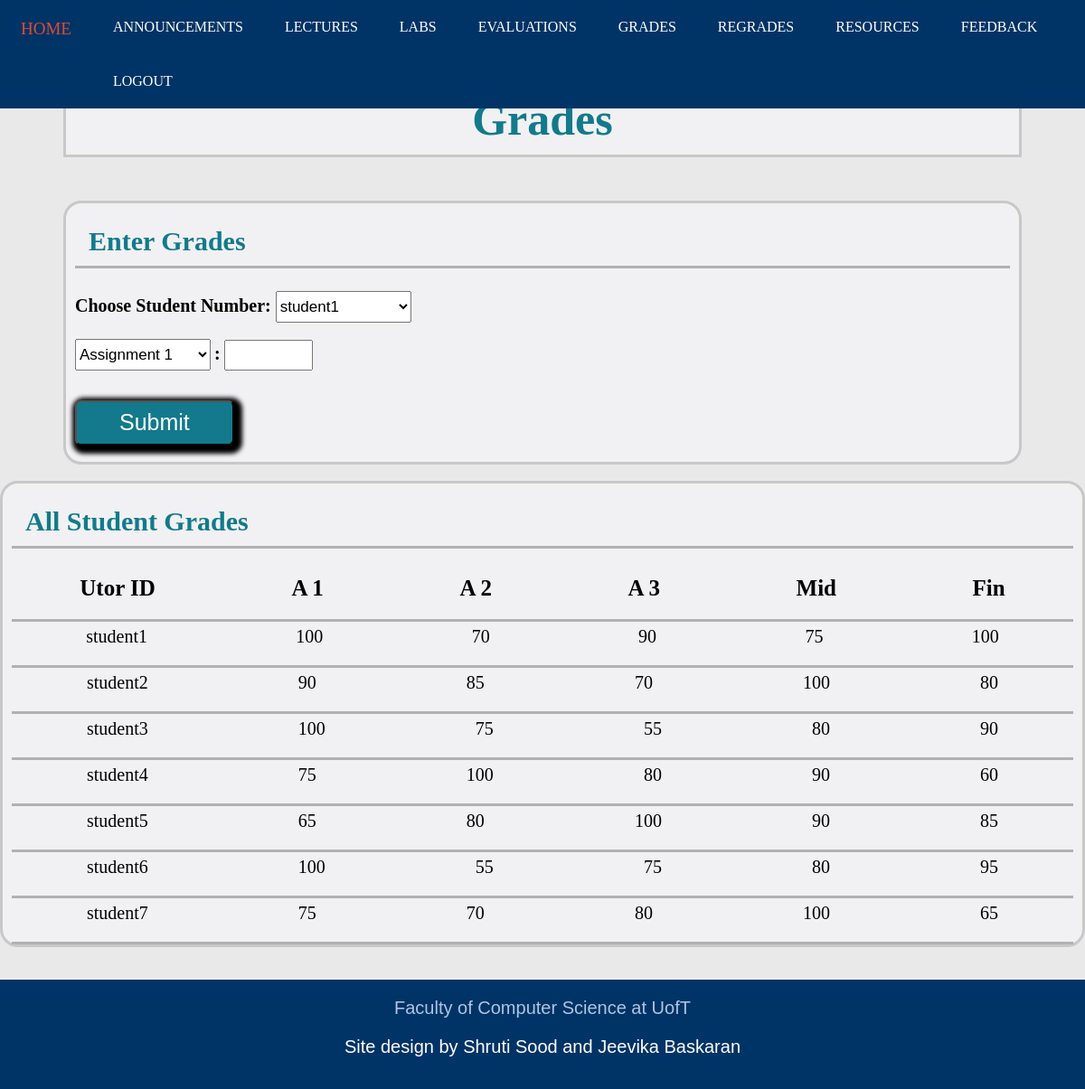
The app's page /grades_i.html (signed in), older data.
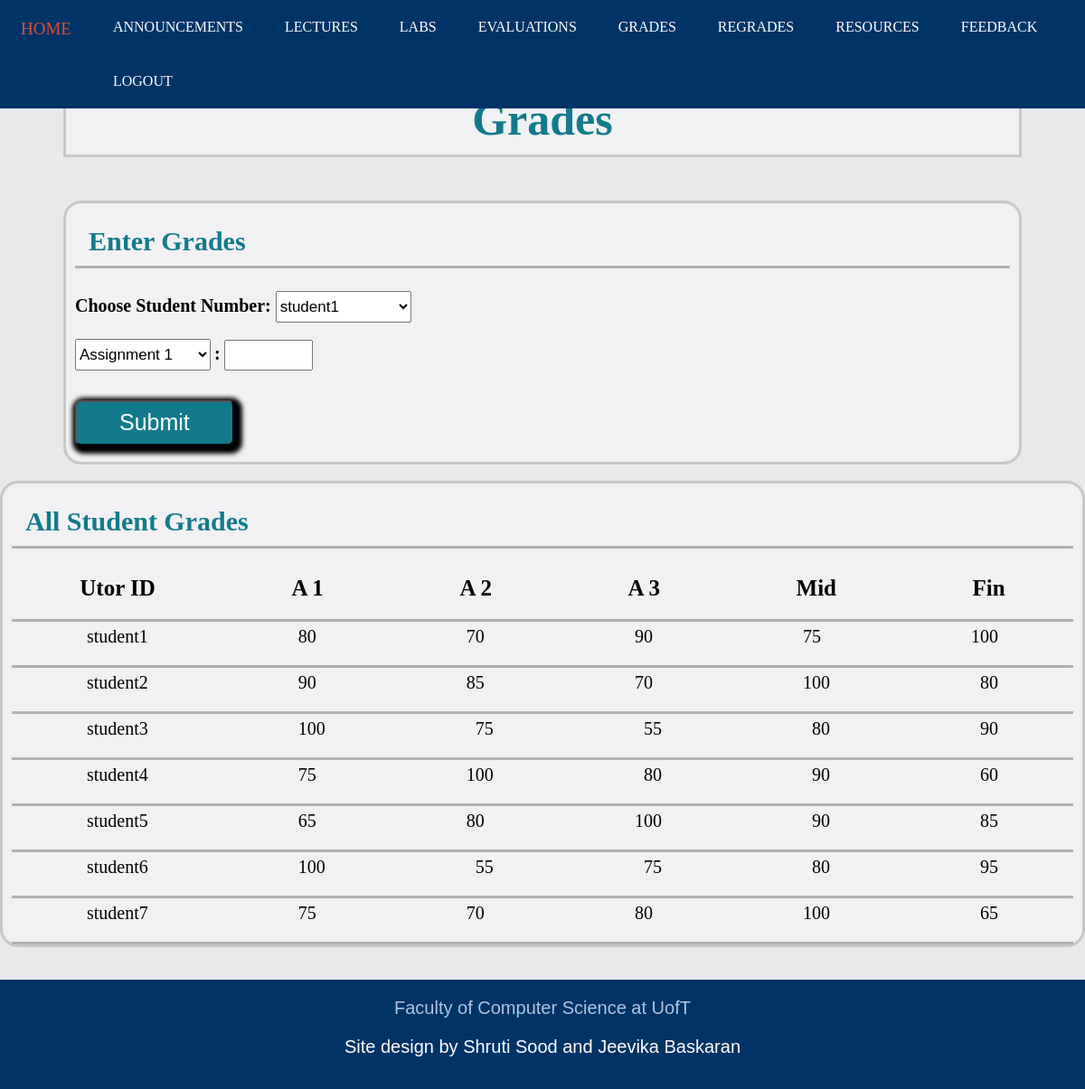
The same page, newer data.
### tables this page shows
CREATE TABLE "Grades" (
	"UtorID"	TEXT,
	"A1"	INTEGER,
	"A2"	INTEGER,
	"A3"	INTEGER,
	"Midterm"	INTEGER,
	"Final"	INTEGER,
	PRIMARY KEY("UtorID")
);

### app.py (the view)
@app.route('/grades_i.html')
def grades_i():
    if session.get('current_login') == None:
        return render_template('login.html')
    else:
        if session.get('user_type') == 'instructor':
            sql = """ SELECT UtorID FROM accounts WHERE type = 'student' """
            students = db.engine.execute(text(sql))
            sql = """ SELECT * FROM Grades """
            class1 = db.engine.execute(text(sql))
            return render_template('/grades_i.html', class1 = class1, students = students)
        else:
            return render_template('login.html')

### templates/grades_i.html (shortened to what this page needs)
<!DOCTYPE html>
<html>
<head>
	<link rel="stylesheet" type="text/css" href="static/StyleSheets/gradei.css">
	<link rel="stylesheet" type="text/css" href="static/StyleSheets/headerfooter.css">
</head>
<body>
	<div class = "navbar">
		<a href="index_i.html">HOME</a>
		<a href="announcements_i.html">ANNOUNCEMENTS</a>
		<a href="lectures_i.html">LECTURES</a>
		<a href="labs_i.html">LABS</a>
		<a href="evaluations_i.html">EVALUATIONS</a>
		<a href="grades_i.html">GRADES</a>
		<a href="regrades_i.html">REGRADES</a>
		<a href="resources_i.html">RESOURCES</a>
		<a href="feedback_i.html">FEEDBACK</a>
		<a href="logout">LOGOUT</a>
	</div>
	<div class = "title">
		<section class="title_sec">
			<h1>Grades</h1>
		</section>
	</div>
	<br>
	<div class = "entermark">
		<section class="enter_mark">
			<h1> Enter Grades </h1>
			<div class = "formsection">
				<form action = "EnterGrades" method="POST" onsubmit = "return grades_val1()">
					<label for = "StudentNumber"><strong>Choose Student Number: </strong></label>
					<select id = "stds" name = "stds" class = "assgn">
			            {% for student in students%}
			            	<option value = "{{ student['UtorID'] }}">{{ student['UtorID'] }}</option>
			            {% endfor %}
			        </select>
					<br> </br>
					<select id = "assgn" name = "assgn" class = "assgn">
			            <option value = "A1">Assignment 1</option>
			        </select>
			        <label><strong>:</strong></label>
					<input class = "assgn1" type = "number" id="grade" name = "grade" min = "0" max = "100" required>
					<br> </br>
					<input type = "submit" value = "Submit" class="Submit">
				</form>
			</div>
			<br>
		</section>
	</div>
	<br>
	<div class = "allmark">
		<section class="all_mark">
			<h1> All Student Grades </h1>
			<div class = "Heading">
				<h2 class = "item1">Utor ID</h2>
				<h2 class = "item2">A 1</h2>
				<h2 class = "item3">A 2</h2>
				<h2 class = "item4">A 3</h2>
				<h2 class = "item5">Mid</h2>
				<h2 class = "item6">Fin</h2>
			</div>
			{% for student in class1 : %}
			<div class = "stdgrades">
				<p class = "item1">{{ student['UtorID'] }}</p>
				<p class = "item2">{{ student['A1'] }}</p>
				<p class = "item3">{{ student['A2'] }}</p>
				<p class = "item4">{{ student['A3'] }}</p>
				<p class = "item5">{{ student['Midterm'] }}</p>
				<p class = "item6">{{ student['Final'] }}</p>
			</div>
			{% endfor %}
		</section>
	</div>
	<br><br>
	<div class = "footer">
		<a href="https://web.cs.toronto.edu/" target="_blank">Faculty of Computer Science at UofT</a>
		<p>Site design by Shruti Sood and Jeevika Baskaran</p>
	</div>
</body>
</html>

### static/StyleSheets/gradei.css (style rules this page uses)
.title { margin-top: 90px; background-color: #F1F1F3; margin-left: 70px; margin-right: 70px; }
.title_sec { padding-left: 10px; padding-right: 10px; border: solid; border-color: #C8C8C8; display: block; }
.title_sec h1 { color: #127a8c; font-size: 50px; text-align: center; margin:10px; }
.entermark { margin-top: 30px; margin-left: 70px; margin-right: 70px; }
.assgn1 { height : 28px; width : 90px; font-size: 17px; }
.enter_mark { padding-left: 10px; padding-right: 10px; border: solid; border-color: #C8C8C8; display: block; border-radius: 20px; background-color: #F1F1F3; }
.all_mark { padding-left: 10px; padding-right: 10px; border: solid; border-color: #C8C8C8; display: block; border-radius: 20px; background-color: #F1F1F3; }
.enter_mark label { font-size: 20px; }
.enter_mark h1 { color: #127a8c; padding-bottom: 10px; padding-left: 15px; font-size: 30px; border-bottom: solid; border-bottom-color: #B1B1B1; }
.all_mark h1 { color: #127a8c; padding-bottom: 10px; padding-left: 15px; font-size: 30px; border-bottom: solid; border-bottom-color: #B1B1B1; }
.Submit { align-self: center; margin-top: 15px; font-size: 30px; border-radius: 0.4rem; box-shadow: 3px 3px 5px 6px #000000; }
.entermark input[type=submit] { width:17%; height:50px; font-size:25px; background-color: #127a8c; color: white; align-items: center; }
.assgn { height : 35px; width : 150px; font-size: 17px; }
.Heading { display: grid; overflow: hidden; width: 100%; border-bottom: solid; border-bottom-color: #B1B1B1; }
.stdgrades { display:grid; overflow: hidden; width: 100%; border-bottom: solid; border-bottom-color: #B1B1B1; }
.item1 { grid-column-start: 1; grid-column-end: 2; text-align: center; }
.item2 { grid-column-start: 2; grid-column-end: 3; text-align: center; }
.item3 { grid-column-start: 3; grid-column-end: 4; text-align: center; }
.item4 { grid-column-start: 4; grid-column-end: 5; }
.item5 { grid-column-start: 5; grid-column-end: 6; text-align: center; }
.item6 { grid-column-start: 6; grid-column-end: 7; text-align: center; }
.stdgrades p { font-size: 20px; float: left; text-align: center; padding: 5px; padding-bottom: 0px; margin-top:0px; text-decoration: none; }
.Heading h2 { float: left; text-align: center; padding: 5px; padding-bottom: 0px; margin-top:0px; text-decoration: none; font-size: 25px; }

### static/StyleSheets/headerfooter.css (style rules this page uses)
body { margin:0px; border:0px; padding:0px; background-color: #E9E9E9; }
.navbar { background-color: #003366; position: fixed; top: 0; overflow: hidden; width: 100%; }
.navbar a { float: left; color: white; text-align: center; padding: 21px 23px; text-decoration: none; font-size: 16px; }
.footer { background-color: #003366; overflow: hidden; min-height: 12vh; padding-top: 20px; padding-bottom: 5px; font-family:'Poppins', sans-serif; text-align: center; }
.footer a { color: #ACC6E2; padding-top: : 20px; text-decoration: none; font-size: 20px; }
.footer p { color: white; font-size: 20px; }

Row changes from the older to the newer data that the page shows:
changed Grades "student1": A1 "100" → "80"
